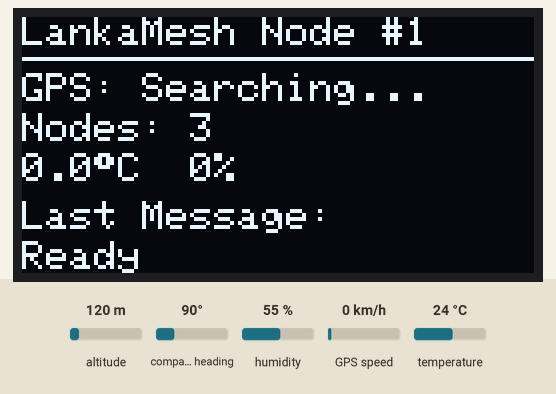
Simulated run of this program. Board: ESP32. On the bench: 128×64 one-colour display. Inputs (shaded band) come from the test bench; at power-on: humidity 55 %, temperature 24 °C, altitude 120 m, compass heading 90°, GPS speed 0 km/h. Random numbers use the default seed unless the program sets one; the GPS gets a fix after 3 s at 37.7749, -122.4194 with 8 satellites; no radio packets arrive unless stated.

Above: at 2.3 s.
2.4 s: humidity set to 22 %
At 11.3 s:
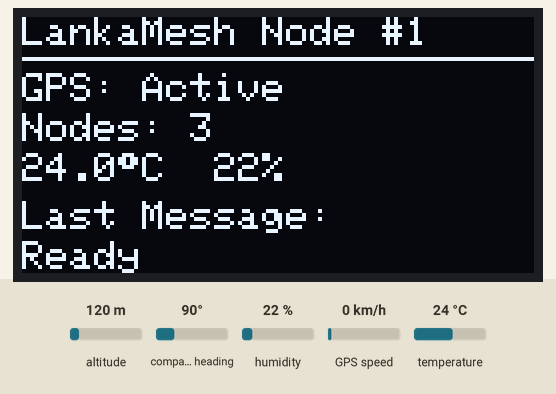
11.9 s: temperature set to 12 °C
At 21.4 s:
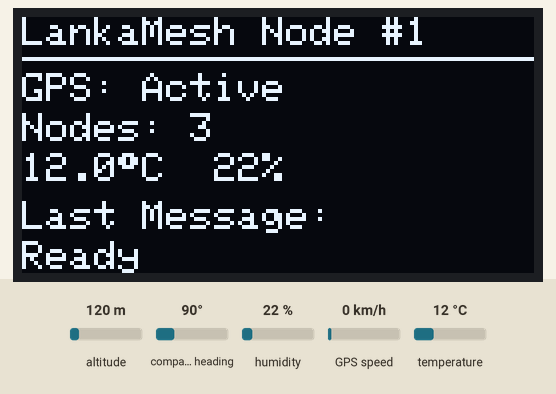
22.2 s: humidity set to 40 %
At 31.5 s:
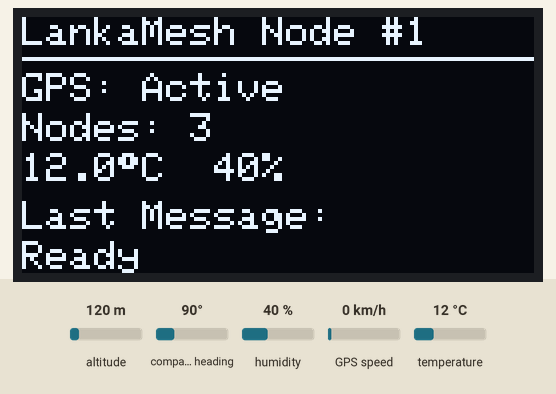
32.5 s: temperature set to 19 °C
Timing chart, 0 to 35.5 s (numbered marks = the images above; inputs shaded):
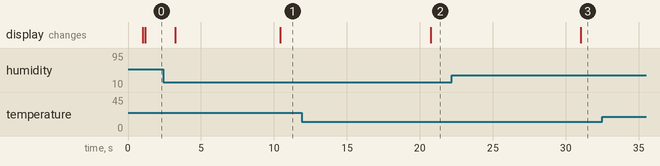

Measured:
- after the input at 11.9 s, the display: changes after 8.8 s (image 2)
- after the input at 22.2 s, the display: changes after 8.8 s (image 3)

The program:

main.cpp
```cpp
#include <Arduino.h>
#include <Wire.h>
#include "config.h"
#include "mesh_protocol.h"
#include "sensor_handler.h"
#include "display_handler.h"
#include "gps_handler.h"
#include "lora_handler.h"

SensorHandler sensorHandler;
DisplayHandler displayHandler;
GpsHandler gpsHandler;
LoRaHandler loraHandler;
SeenCache seenCache(SEEN_CACHE_SIZE);

uint32_t lastGpsBroadcast = 0;
uint32_t lastSensorRead = 0;
uint32_t lastDisplayRefresh = 0;
uint16_t seq = 1;
char lastMessage[64] = "Initializing";
bool sosTriggered = false;

void sendPacket(MsgType type, const char *payload, uint8_t dst = BROADCAST_ID) {
  MeshPacket pkt{};
  pkt.srcId = NODE_ID;
  pkt.dstId = dst;
  pkt.msgType = type;
  pkt.seq = seq++;
  pkt.lat = gpsHandler.latitude();
  pkt.lon = gpsHandler.longitude();
  pkt.category = CAT_OTHER;
  pkt.payloadLen = strlen(payload);
  strncpy(pkt.payload, payload, sizeof(pkt.payload) - 1);
  pkt.payload[sizeof(pkt.payload) - 1] = '\0';
  loraHandler.send(pkt);
}

void handleSos() {
  sosTriggered = true;
  displayHandler.showSosSent();
  snprintf(lastMessage, sizeof(lastMessage), "SOS sent");
  sendPacket(MSG_SOS, "SOS");
}

void setup() {
  pinMode(SOS_BUTTON_PIN, INPUT_PULLUP);
  Serial.begin(APP_SERIAL_BAUD);
  delay(1000);

  bool displayOk = displayHandler.begin();
  if (!displayOk) {
    snprintf(lastMessage, sizeof(lastMessage), "OLED init failed");
  }

  sensorHandler.begin();
  gpsHandler.begin();

  if (!loraHandler.begin()) {
    snprintf(lastMessage, sizeof(lastMessage), "LoRa init failed");
  } else {
    snprintf(lastMessage, sizeof(lastMessage), "Ready");
  }

  sendPacket(MSG_NODE_HELLO, "HELLO");
}

void loop() {
  gpsHandler.update();

  if (digitalRead(SOS_BUTTON_PIN) == LOW) {
    static uint32_t lastSosPress = 0;
    if (millis() - lastSosPress > SOS_DEBOUNCE_MS) {
      handleSos();
      lastSosPress = millis();
    }
  }

  if (millis() - lastSensorRead >= SENSOR_READ_INTERVAL_MS) {
    sensorHandler.read();
    lastSensorRead = millis();
  }

  if (millis() - lastGpsBroadcast >= GPS_BROADCAST_INTERVAL_MS) {
    sendPacket(MSG_GPS_PING, "PING");
    lastGpsBroadcast = millis();
  }

  MeshPacket incoming{};
  if (loraHandler.receive(incoming)) {
    if (!seenCache.hasSeen(incoming.srcId, incoming.seq)) {
      seenCache.markSeen(incoming.srcId, incoming.seq);
      snprintf(lastMessage, sizeof(lastMessage), "Packet from %u", incoming.srcId);
      if (incoming.msgType == MSG_SOS) {
        displayHandler.showSosSent();
      }
    }
  }

  if (millis() - lastDisplayRefresh >= DISPLAY_REFRESH_INTERVAL_MS) {
    displayHandler.showStatus(
        gpsHandler.hasFix(),
        3,
        sensorHandler.temperature(),
        sensorHandler.humidity(),
        lastMessage);
    lastDisplayRefresh = millis();
  }

  delay(10);
}
```

display_handler.h
```cpp
#pragma once

#include <Wire.h>
#include <Adafruit_GFX.h>
#include <Adafruit_SSD1306.h>
#include "config.h"

class DisplayHandler {
 public:
  bool begin() {
    Wire.begin(OLED_SDA, OLED_SCL);
    if (!display_.begin(SSD1306_SWITCHCAPVCC, OLED_ADDR)) {
      return false;
    }
    display_.clearDisplay();
    display_.setTextColor(SSD1306_WHITE);
    display_.display();
    return true;
  }

  void showStatus(bool gpsFix, int nodesInRange, float temp, float humidity,
                  const char *lastMsg) {
    display_.clearDisplay();
    display_.setTextSize(1);
    display_.setCursor(0, 0);
    display_.println(String("LankaMesh Node #") + String(NODE_ID));
    display_.drawLine(0, 10, OLED_WIDTH, 10, SSD1306_WHITE);

    display_.setCursor(0, 14);
    display_.print("GPS: ");
    display_.println(gpsFix ? "Active" : "Searching...");

    display_.setCursor(0, 24);
    display_.print("Nodes: ");
    display_.println(nodesInRange);

    display_.setCursor(0, 34);
    display_.print(temp, 1);
    display_.print((char)247);
    display_.print("C  ");
    display_.print(humidity, 0);
    display_.println("%");

    display_.setCursor(0, 46);
    display_.println("Last Message:");
    display_.setCursor(0, 56);
    display_.println(lastMsg);

    display_.display();
  }

  void showSosSent() {
    display_.clearDisplay();
    display_.setTextSize(2);
    display_.setCursor(10, 20);
    display_.println("SOS SENT");
    display_.display();
  }

 private:
  Adafruit_SSD1306 display_{OLED_WIDTH, OLED_HEIGHT, &Wire, -1};
};
```

gps_handler.h
```cpp
#pragma once

#include <TinyGPSPlus.h>
#include <HardwareSerial.h>
#include "config.h"

class GpsHandler {
 public:
  void begin() {
    gpsSerial_.begin(GPS_BAUD, SERIAL_8N1, GPS_RX_PIN, GPS_TX_PIN);
  }

  void update() {
    while (gpsSerial_.available() > 0) {
      gps_.encode(gpsSerial_.read());
    }
  }

  bool hasFix() const { return gps_.location.isValid(); }

  double latitude() const { return hasFix() ? gps_.location.lat() : 0.0; }
  double longitude() const { return hasFix() ? gps_.location.lng() : 0.0; }
  double accuracyMeters() const {
    return gps_.hdop.isValid() ? gps_.hdop.hdop() * 5.0 : 15.0;
  }
  int satellites() const { return gps_.satellites.isValid() ? gps_.satellites.value() : 0; }

 private:
  HardwareSerial gpsSerial_{1};
  TinyGPSPlus gps_;
};
```

lora_handler.h
```cpp
#pragma once

#include <LoRa.h>
#include "config.h"
#include "mesh_protocol.h"

class LoRaHandler {
 public:
  bool begin() {
    LoRa.setPins(LORA_CS, LORA_RST, LORA_DIO0);
    if (!LoRa.begin(LORA_FREQUENCY)) {
      return false;
    }
    LoRa.setSpreadingFactor(LORA_SPREADING);
    LoRa.setSignalBandwidth(LORA_BANDWIDTH);
    LoRa.setCodingRate4(LORA_CODING_RATE);
    LoRa.setTxPower(LORA_TX_POWER);
    LoRa.enableCrc();
    return true;
  }

  void send(MeshPacket &pkt) {
    pkt.crc = computePacketCrc(pkt);
    LoRa.beginPacket();
    LoRa.write(reinterpret_cast<uint8_t *>(&pkt), sizeof(MeshPacket));
    LoRa.endPacket();
  }

  bool receive(MeshPacket &out) {
    int packetSize = LoRa.parsePacket();
    if (packetSize == 0) return false;
    if (packetSize != sizeof(MeshPacket)) {
      while (LoRa.available()) LoRa.read();
      return false;
    }

    uint8_t buf[sizeof(MeshPacket)];
    for (size_t i = 0; i < sizeof(MeshPacket) && LoRa.available(); i++) {
      buf[i] = LoRa.read();
    }
    memcpy(&out, buf, sizeof(MeshPacket));

    uint16_t expected = computePacketCrc(out);
    if (expected != out.crc) return false;

    lastRssi_ = LoRa.packetRssi();
    lastSnr_  = LoRa.packetSnr();
    return true;
  }

  int lastRssi() const { return lastRssi_; }
  float lastSnr() const { return lastSnr_; }

  void relayWithBackoff(MeshPacket &pkt) {
    uint32_t delayMs = random(RELAY_BACKOFF_MIN_MS, RELAY_BACKOFF_MAX_MS);
    delay(delayMs);
    send(pkt);
  }

 private:
  int lastRssi_ = 0;
  float lastSnr_ = 0;
};
```

mesh_protocol.h
```cpp
#pragma once

#include <Arduino.h>

#define BROADCAST_ID 0xFF

enum MsgType : uint8_t {
  MSG_TEXT        = 0x01,
  MSG_SOS         = 0x02,
  MSG_GPS_PING    = 0x03,
  MSG_SENSOR_DATA = 0x04,
  MSG_ACK         = 0x05,
  MSG_NODE_HELLO  = 0x06
};

enum Category : uint8_t {
  CAT_MEDICAL     = 0x01,
  CAT_FLOOD       = 0x02,
  CAT_FIRE        = 0x03,
  CAT_LANDSLIDE   = 0x04,
  CAT_EVACUATION  = 0x05,
  CAT_SUPPLY      = 0x06,
  CAT_OTHER       = 0x07,
  CAT_NONE        = 0x00
};

#pragma pack(push, 1)
struct MeshPacket {
  uint8_t  srcId;
  uint8_t  dstId;
  uint8_t  msgType;
  uint16_t seq;
  float    lat;
  float    lon;
  uint8_t  category;
  uint8_t  payloadLen;
  char     payload[64];
  uint16_t crc;
};
#pragma pack(pop)

inline uint16_t crc16(const uint8_t *data, size_t len) {
  uint16_t crc = 0xFFFF;
  for (size_t i = 0; i < len; i++) {
    crc ^= static_cast<uint16_t>(data[i]) << 8;
    for (uint8_t b = 0; b < 8; b++) {
      crc = (crc & 0x8000) ? (crc << 1) ^ 0x1021 : (crc << 1);
    }
  }
  return crc;
}

inline uint16_t computePacketCrc(const MeshPacket &pkt) {
  size_t crcOffset = offsetof(MeshPacket, crc);
  return crc16(reinterpret_cast<const uint8_t *>(&pkt), crcOffset);
}

class SeenCache {
 public:
  explicit SeenCache(size_t capacity) : cap_(capacity) {
    keys_ = new uint32_t[capacity];
    for (size_t i = 0; i < capacity; i++) keys_[i] = 0;
  }

  bool hasSeen(uint8_t srcId, uint16_t seq) {
    uint32_t key = (static_cast<uint32_t>(srcId) << 16) | seq;
    for (size_t i = 0; i < cap_; i++) {
      if (keys_[i] == key) return true;
    }
    return false;
  }

  void markSeen(uint8_t srcId, uint16_t seq) {
    uint32_t key = (static_cast<uint32_t>(srcId) << 16) | seq;
    keys_[idx_] = key;
    idx_ = (idx_ + 1) % cap_;
  }

 private:
  uint32_t *keys_;
  size_t cap_;
  size_t idx_ = 0;
};
```

sensor_handler.h
```cpp
#pragma once

#include <DHT.h>
#include "config.h"

class SensorHandler {
 public:
  void begin() { dht_.begin(); }

  void read() {
    float t = dht_.readTemperature();
    float h = dht_.readHumidity();
    if (!isnan(t)) temperature_ = t;
    if (!isnan(h)) humidity_ = h;
  }

  float temperature() const { return temperature_; }
  float humidity() const { return humidity_; }

  static int batteryPercent(int milliVolts) {
    int pct = map(milliVolts, BATTERY_EMPTY_MV, BATTERY_FULL_MV, 0, 100);
    return constrain(pct, 0, 100);
  }

 private:
  DHT dht_{DHT_PIN, DHT_TYPE};
  float temperature_ = 0.0f;
  float humidity_ = 0.0f;
};
```

config.h
```cpp
#pragma once

#include <Arduino.h>
#include <DHT.h>

// LoRa RA-02 (SX1276)
#define LORA_SCK      12
#define LORA_MISO     13
#define LORA_MOSI     11
#define LORA_CS       10
#define LORA_RST      9
#define LORA_DIO0     8

#define LORA_FREQUENCY   433E6
#define LORA_BANDWIDTH   125E3
#define LORA_SPREADING   10
#define LORA_CODING_RATE 5
#define LORA_TX_POWER    20

// GPS UART
#define GPS_RX_PIN    17
#define GPS_TX_PIN    18
#define GPS_BAUD      9600

// OLED (I2C)
#define OLED_SDA      21
#define OLED_SCL      22
#define OLED_ADDR     0x3C
#define OLED_WIDTH    128
#define OLED_HEIGHT   64

// DHT22 sensor
#define DHT_PIN       4
#define DHT_TYPE      DHT22

// SOS button
#define SOS_BUTTON_PIN 0
#define SOS_DEBOUNCE_MS 300

// Battery
#define BATTERY_ADC_PIN 1
#define BATTERY_FULL_MV 4200
#define BATTERY_EMPTY_MV 3300

// Timing
#define GPS_BROADCAST_INTERVAL_MS   15000UL
#define SENSOR_READ_INTERVAL_MS     10000UL
#define DISPLAY_REFRESH_INTERVAL_MS 1000UL
#define RELAY_BACKOFF_MIN_MS        100
#define RELAY_BACKOFF_MAX_MS        400
#define SEEN_CACHE_SIZE             64

// Node identity
#define NODE_ID  1

// Serial to mobile app
#define APP_SERIAL_BAUD 115200
```
